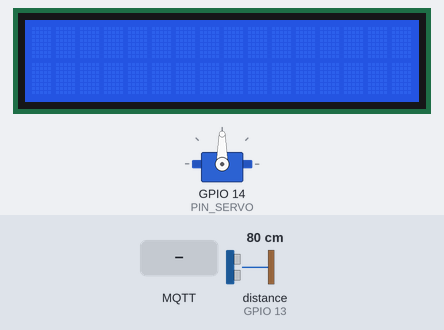
The sketch below on a simulated ESP32. Shown: 16×2 character LCD, servo. Wiring (inferred from the names in the program): ultrasonic range finder: trigger GPIO 12; echo GPIO 13. The test bench sets the inputs (shaded band); at power-on: distance to the obstacle (sensor on GPIO 13) 80 cm. The echo pulse lasts 58.3 µs per cm; WiFi joins after 1.5 s; servers stay silent unless stated; no MQTT or app messages arrive unless stated.

Above: at 1.2 s.
1.3 s: MQTT message "CLOSE" arrives on the first subscribed topic
At 2.4 s:
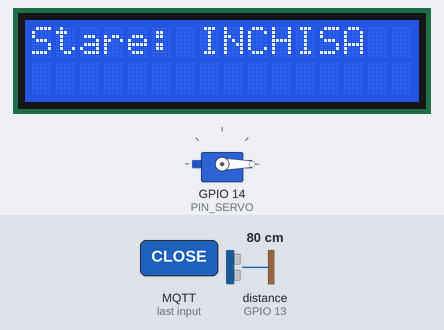
3.1 s: distance to the obstacle (sensor on GPIO 13) set to 17 cm
4.6 s: distance to the obstacle (sensor on GPIO 13) set to 12 cm
At 5.8 s:
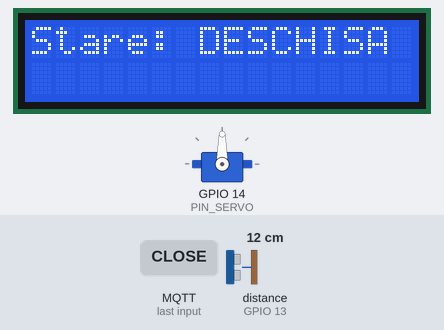
7.6 s: distance to the obstacle (sensor on GPIO 13) set to 18 cm
At 8.7 s:
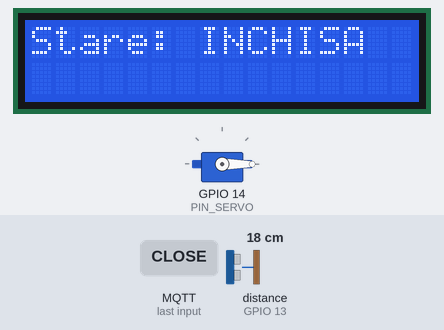
9.1 s: distance to the obstacle (sensor on GPIO 13) set to 2 cm
At 10.5 s:
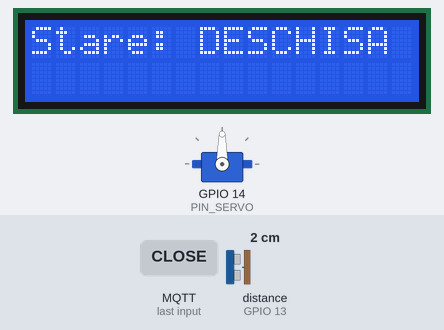
Timing chart, 0 to 11.7 s (numbered marks = the images above; inputs shaded):
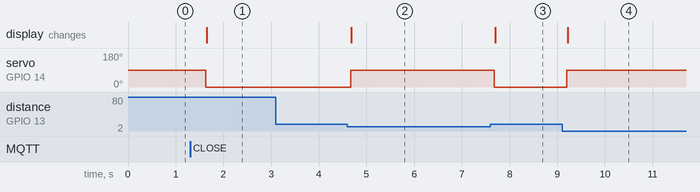

Measured:
- the behaviour switches between 15 and 14 cm on distance to the obstacle (sensor on GPIO 13) (found by bisection; images 1 and 2)
- after the input at 1.3 s, servo on GPIO 14 (PIN_SERVO): 90° → 0° after 0.33 s; the display: changes after 0.35 s (image 1)
- after the input at 3.1 s, every drawn part: stays the same
- after the input at 4.6 s, servo on GPIO 14 (PIN_SERVO): 0° → 90° after 0.07 s; the display: changes after 0.08 s (image 2)
- after the input at 7.6 s, servo on GPIO 14 (PIN_SERVO): goes on until 7.7 s, then stays 0°
- after the input at 9.1 s, servo on GPIO 14 (PIN_SERVO): 0° → 90° after 0.10 s; the display: changes after 0.12 s (image 4)

The sketch:

SmartDoor.ino
```cpp
#include <WiFi.h>
#include <PubSubClient.h>
#include <ESP32Servo.h>
#include <LiquidCrystal_I2C.h>

// --- DATE CONEXIUNE ---
const char* ssid = "-----------";
const char* password = "----------------";

// --- DATE MQTT ---
const char* mqtt_broker = "usa-mea-iot.------------";
const char* mqtt_user = "usa-mea-iot";
const char* mqtt_pass = "--------------------------";

// --- PINI COMPONENTE ---
const int PIN_TRIG = 12; // Exemplu pini pentru D1 R32
const int PIN_ECHO = 13;
const int PIN_SERVO = 14;

WiFiClient espClient;
PubSubClient client(espClient);
Servo pârghieServo;
LiquidCrystal_I2C lcd(0x27, 16, 2);

void setup() {
  Serial.begin(115200);
  lcd.init();
  lcd.backlight();

  pârghieServo.attach(PIN_SERVO);
  pinMode(PIN_TRIG, OUTPUT);
  pinMode(PIN_ECHO, INPUT);

  WiFi.begin(ssid, password);
  client.setServer(mqtt_broker, 1883);
  client.setCallback(callback); // Functia pentru comenzi de pe telefon
}

// Functia care primeste comenzi de la telefon (MQTT Subscriber)
void callback(char* topic, byte* payload, unsigned int length) {
  String mesaj;
  for (int i = 0; i < length; i++) mesaj += (char)payload[i];

  if (mesaj == "OPEN") {
    deschideUsa();
  } else if (mesaj == "CLOSE") {
    inchideUsa();
  }
}

void deschideUsa() {
  pârghieServo.write(90); // Ridica parghia
  client.publish("casa/usa/stare", "DESCHISA"); // MQTT Publisher
  lcd.setCursor(0,0); lcd.print("Stare: DESCHISA");
}

void inchideUsa() {
  pârghieServo.write(0); // Coboara parghia
  client.publish("casa/usa/stare", "INCHISA");
  lcd.setCursor(0,0); lcd.print("Stare: INCHISA ");
}

void loop() {
  if (!client.connected()) {
    conectaMqtt();
  }
  client.loop();

  // Masurare distanta (Logica originala)
  long durata, distanta;
  digitalWrite(PIN_TRIG, LOW); delayMicroseconds(2);
  digitalWrite(PIN_TRIG, HIGH); delayMicroseconds(10);
  digitalWrite(PIN_TRIG, LOW);
  durata = pulseIn(PIN_ECHO, HIGH);
  distanta = (durata/2) / 29.1;

  if (distanta < 15 && distanta > 0) {
    deschideUsa();
    delay(3000); // Tine deschis 3 secunde
    inchideUsa();
  }
  delay(500);
}

void conectaMqtt() {
  while (!client.connected()) {
    if (client.connect("ESP32_Usa", mqtt_user, mqtt_pass)) {
      client.subscribe("casa/usa/comenzi");
    } else {
      delay(5000);
    }
  }
}
```
